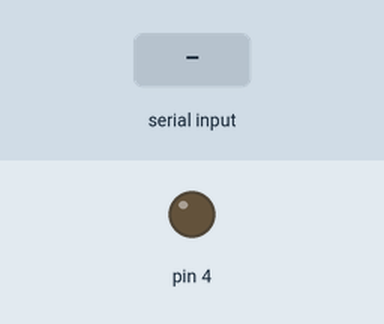
Simulated run of this sketch. Board: Arduino Uno, built with avr-gcc and run on an emulated ATmega328P. Shown: output pins drawn as LEDs (lit = HIGH). Inputs (shaded band) come from the test bench. What the sketch prints to the serial monitor is not drawn.

Above: at 1.2 s.
1.3 s: byte 1 (1) received over Serial
At 2.3 s:
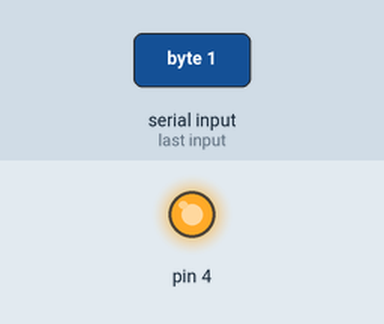
2.8 s: "1" received over Serial
At 3.4 s:
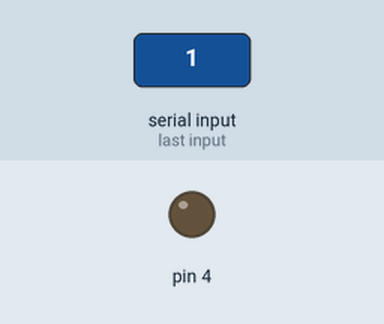
Timing chart, 0 to 5.8 s (numbered marks = the images above; inputs shaded):
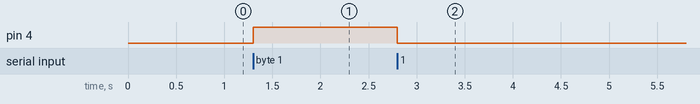

Measured:
- after the input at 1.3 s, pin 4: LOW → HIGH at once
- after the input at 2.8 s, pin 4: HIGH → LOW at once

The sketch:

fan.ino
```cpp
void setup() {
  // put your setup code here, to run once:
  pinMode(4, OUTPUT);
  Serial.begin(9600);
  Serial.println("Arduino is ready");
}

void loop() {
  // put your main code here, to run repeatedly:
  while (Serial.available() > 0) {
    int inc = Serial.read();
    if (inc == 1) {
      digitalWrite(4, HIGH);
    } else {
      digitalWrite(4, LOW);
    }
    delay(500);
  }
}
```
